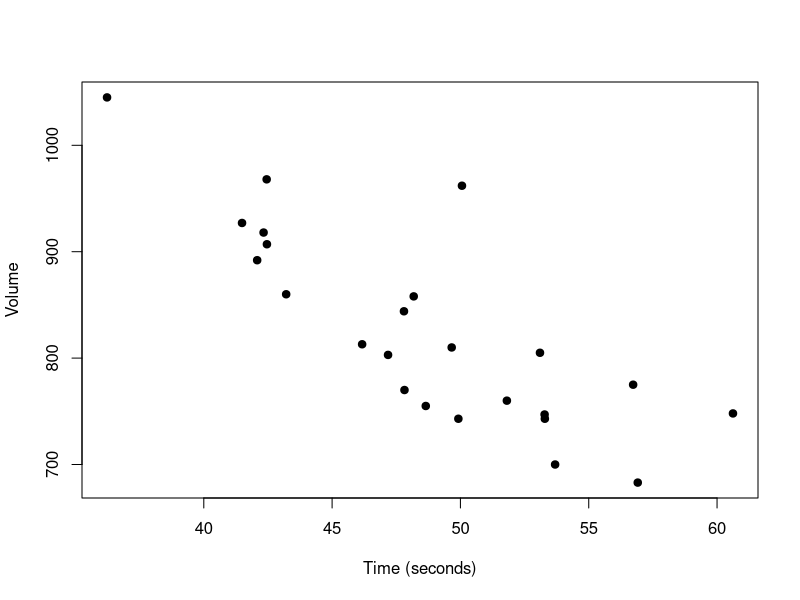
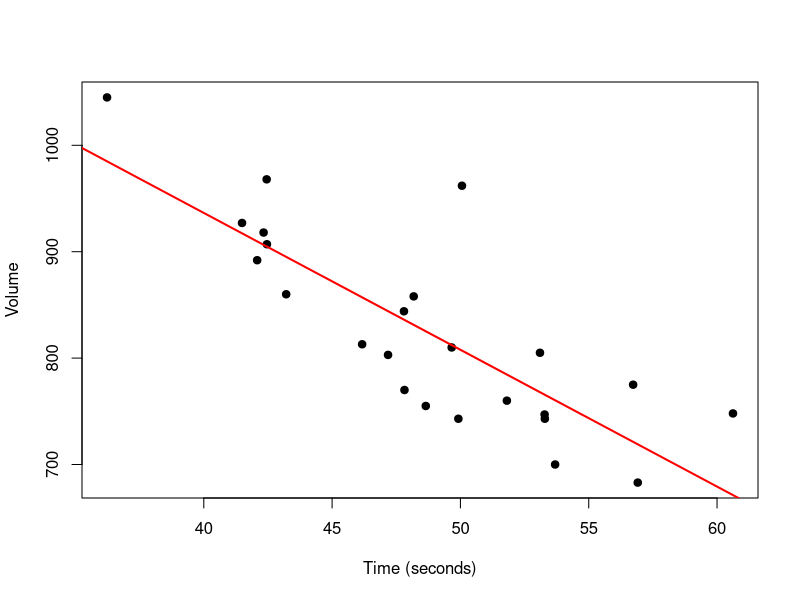
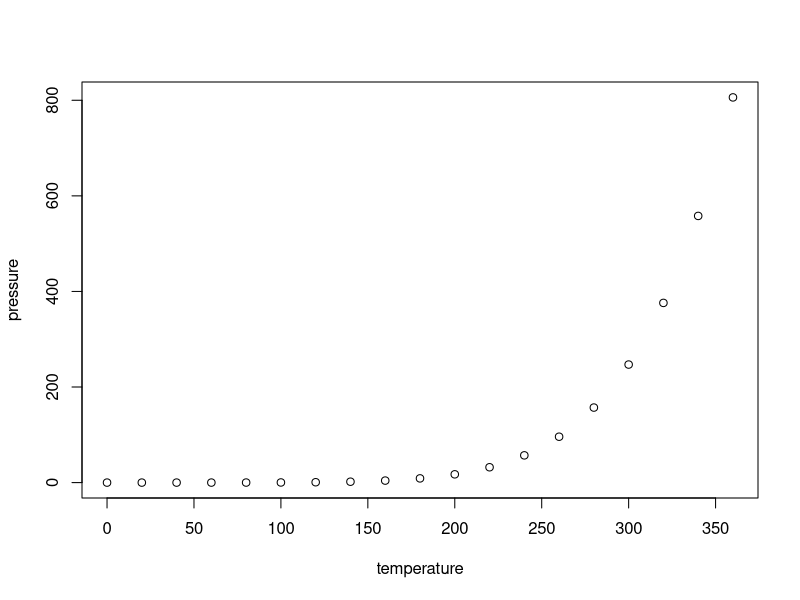

These figures' R source, in order:
## ---- chunk 1
knitr::opts_chunk$set(echo = FALSE)
## ---- chunk 2
vol <- c(
  42.33, 53.1, 42.08, 50.06, 42.45, 42.46, 47.82, 49.92, 36.23, 49.66, 41.49, 
  46.17, 48.18, 43.21, 51.81, 53.28, 53.29, 47.18, 56.91, 47.8, 48.65, 53.69, 
  60.62, 56.73
)
time <- c(
  918, 805, 892, 962, 968, 907, 770, 743, 1045, 810, 927, 813, 858, 860, 760, 
  747, 743, 803, 683, 844, 755, 700, 748, 775
)
plot(vol, time, pch = 19, xlab = "Time (seconds)", ylab = "Volume")
## ---- chunk 3
vol <- c(
  42.33, 53.1, 42.08, 50.06, 42.45, 42.46, 47.82, 49.92, 36.23, 49.66, 41.49, 
  46.17, 48.18, 43.21, 51.81, 53.28, 53.29, 47.18, 56.91, 47.8, 48.65, 53.69, 
  60.62, 56.73
)
time <- c(
  918, 805, 892, 962, 968, 907, 770, 743, 1045, 810, 927, 813, 858, 860, 760, 
  747, 743, 803, 683, 844, 755, 700, 748, 775
)
plot(vol, time, pch = 19, xlab = "Time (seconds)", ylab = "Volume")
abline(lm(time ~ vol), lwd = 2, col = "red")
## ---- chunk 4
plot(pressure)
